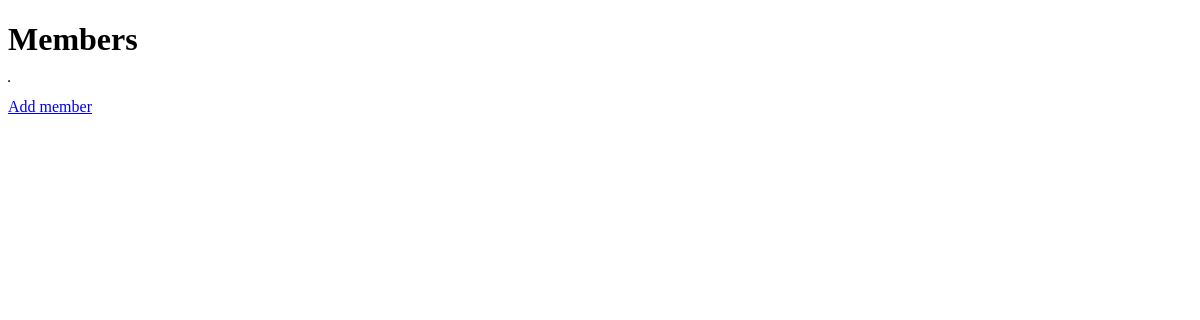
/members/, run on an earlier commit of the app's database.
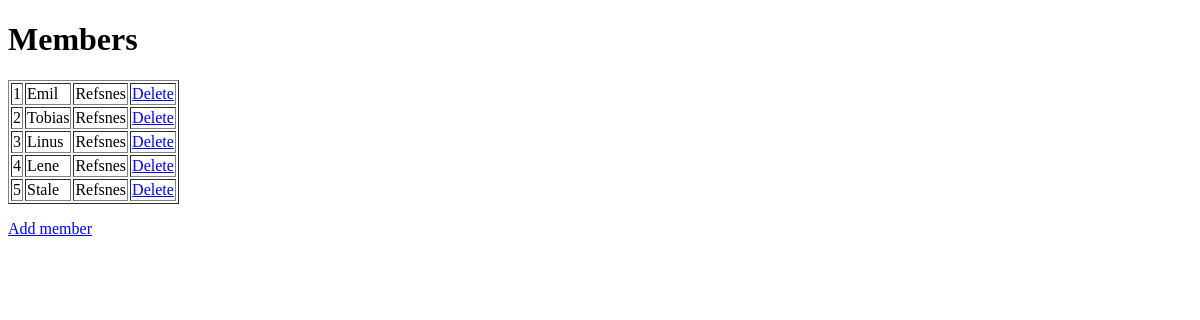
And on a later commit of the database.
### members/models.py (models this page shows)
class Members(models.Model):
     firstName=models.CharField(max_length=255)
     lastName=models.CharField(max_length=255)

### members/views.py (the view)
# urls.py: path("", views.index, name='index'),
def index(request):
    mymembers= Members.objects.all().values()
    template=loader.get_template('index.html')
    context={
        'mymembers':mymembers,
    }
    return HttpResponse(template.render(context, request))

### members/templates/index.html (shortened to what this page needs)
<!DOCTYPE html>
<html lang="en">
<head>
</head>
<body>
    <h1>Members</h1>
    <table border="1">
        {% for x in mymembers %}
        <tr>
            <td>{{x.id}}</td>
            <td>{{x.firstName}}</td>
            <td>{{x.lastName}}</td>
            <td><a href="delete/{{x.id}}">Delete</a></td>
        </tr>
        {% endfor %}
    </table>
    <p>
        <a href="add/">Add member</a>
    </p>
</body>
</html>

What changed in the data, as far as the page shows it:
added Members: id "1", firstName "Emil", lastName "Refsnes"
added Members: id "2", firstName "Tobias", lastName "Refsnes"
added Members: id "3", firstName "Linus", lastName "Refsnes"
added Members: id "4", firstName "Lene", lastName "Refsnes"
added Members: id "5", firstName "Stale", lastName "Refsnes"
